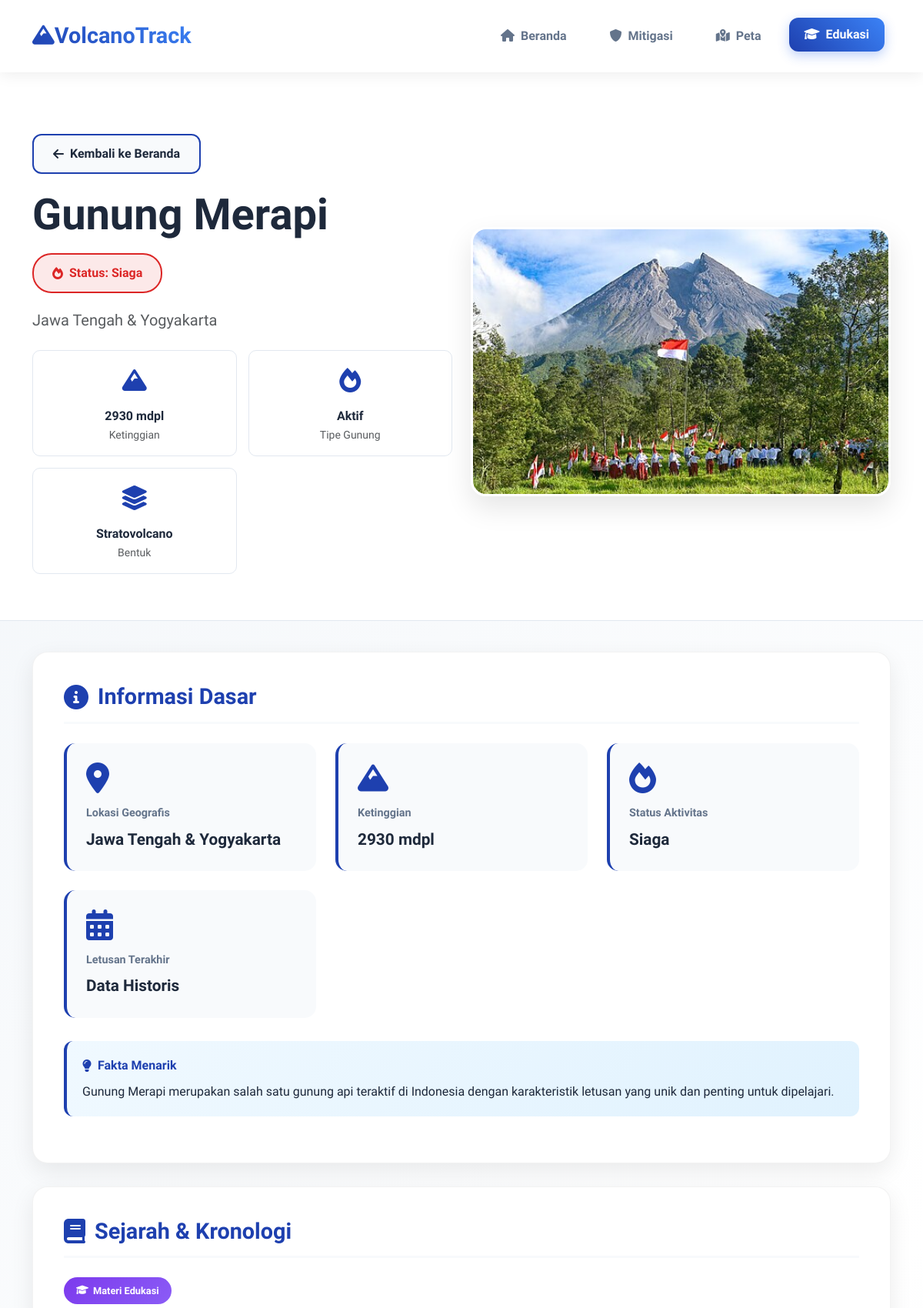
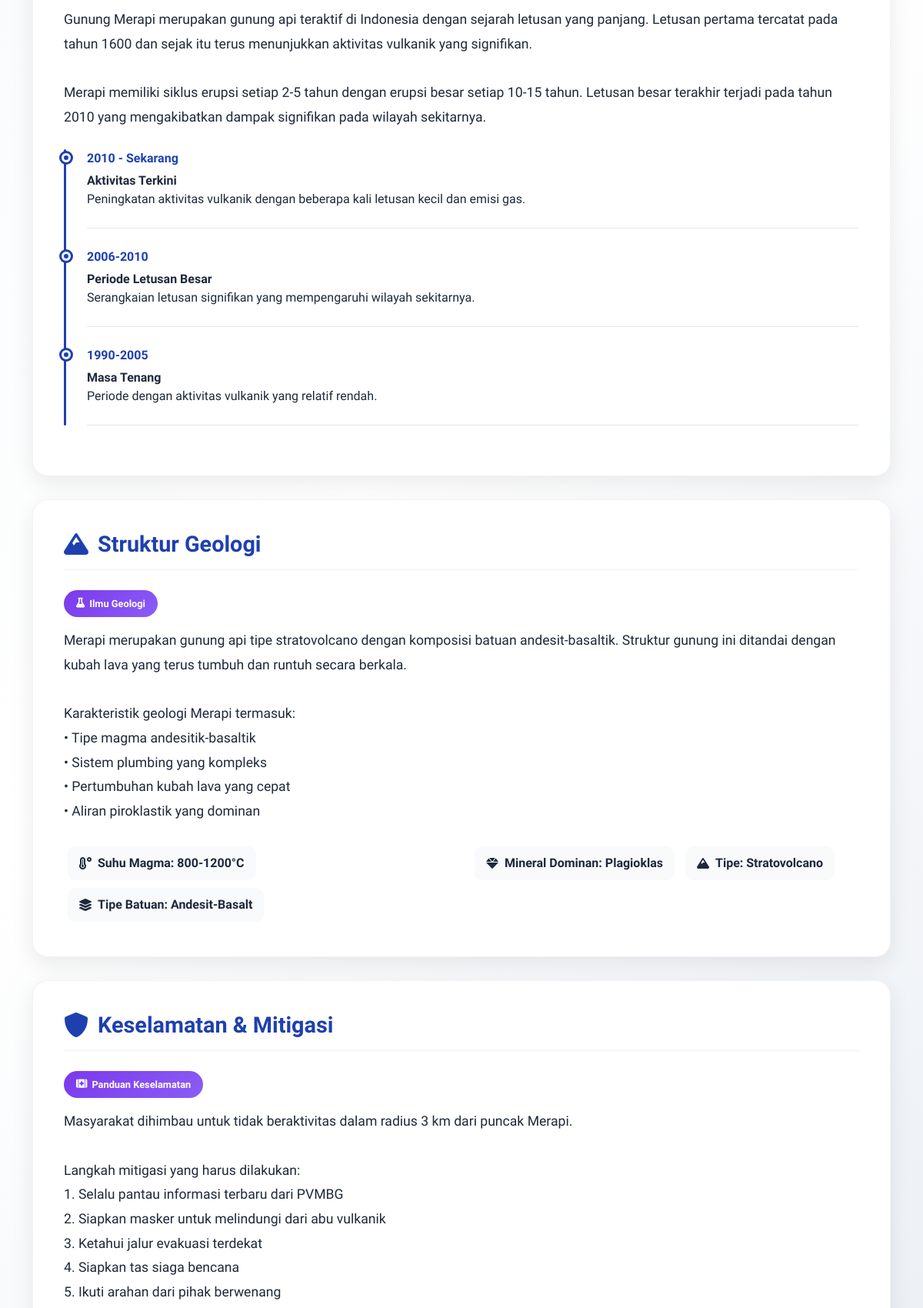
Page /detail_gunung.php?id=1 (upper part) on the committed database (2 pictures, top to bottom).
### tables this page shows
CREATE TABLE `gunung` (
  `id` int(11) NOT NULL,
  `nama_gunung` varchar(100) DEFAULT NULL,
  `lokasi` varchar(100) DEFAULT NULL,
  `ketinggian` int(11) DEFAULT NULL,
  `sejarah` text DEFAULT NULL,
  `geologi` text DEFAULT NULL,
  `status` varchar(20) DEFAULT NULL,
  `rekomendasi` text DEFAULT NULL,
  `gambar` varchar(255) DEFAULT NULL,
  `tipe_gunung` varchar(50) NOT NULL,
  `bentuk_gunung` varchar(50) NOT NULL,
  `letusan_terakhir` varchar(100) NOT NULL,
  `suhu_magma` varchar(100) NOT NULL,
  `tipe_batuan` varchar(100) NOT NULL,
  `mineral_dominan` int(100) NOT NULL,
  `update_at` timestamp NOT NULL DEFAULT current_timestamp() ON UPDATE current_timestamp(),
  `created_at` timestamp NOT NULL DEFAULT current_timestamp()
);

### detail_gunung.php (the view, shortened to what this page needs)
<?php
include 'koneksi.php';
$id = $_GET['id'] ?? null;
$query = "SELECT * FROM gunung WHERE id = ?";
$stmt = mysqli_prepare($conn, $query);
mysqli_stmt_bind_param($stmt, "i", $id);
mysqli_stmt_execute($stmt);
$result = mysqli_stmt_get_result($stmt);
$gunung = mysqli_fetch_assoc($result);
$status_icon = 'fas fa-check-circle';
if (strpos(strtolower($gunung['status']), 'waspada') !== false) {
    $status_class = 'tag-waspada';
    $status_icon = 'fas fa-exclamation-triangle';
    $status_text = 'Waspada';
    $status_color = '#d97706';
    $status_bg = 'rgba(217, 119, 6, 0.1)';
} elseif (strpos(strtolower($gunung['status']), 'siaga') !== false) {
    $status_icon = 'fas fa-fire';
}
?>
<!DOCTYPE html>
<html lang="id">
<head>
    <link href="https://cdn.jsdelivr.net/npm/bootstrap@5.3.0/dist/css/bootstrap.min.css" rel="stylesheet">
    <link href="https://cdnjs.cloudflare.com/ajax/libs/font-awesome/6.0.0/css/all.min.css" rel="stylesheet">
</head>
<body>
<nav class="navbar navbar-expand-lg">
    <div class="container">
        <a class="navbar-brand brand" href="informasi_gunung.php">
            <i class="fas fa-mountain"></i>VolcanoTrack
        </a>
        <div class="collapse navbar-collapse">
            <ul class="navbar-nav ms-auto">
                <li class="nav-item">
                    <a class="nav-link" href="informasi_gunung.php">
                        <i class="fas fa-home me-2"></i>Beranda
                    </a>
                </li>
                <li class="nav-item">
                    <a class="nav-link" href="mitigasi.php">
                        <i class="fas fa-shield-alt me-2"></i>Mitigasi
                    </a>
                </li>
                <li class="nav-item">
                    <a class="nav-link" href="#">
                        <i class="fas fa-map-marked-alt me-2"></i>Peta
                    </a>
                </li>
                <li class="nav-item">
                    <a class="nav-link active" href="#">
                        <i class="fas fa-graduation-cap me-2"></i>Edukasi
                    </a>
                </li>
            </ul>
        </div>
    </div>
</nav>
<section class="detail-hero">
    <div class="container">
        <div class="row align-items-center">
            <div class="col-lg-6">
                <a href="informasi_gunung.php" class="btn-back">
                    <i class="fas fa-arrow-left"></i>Kembali ke Beranda
                </a>
                <h1 class="display-4 fw-bold mb-3"><?php echo $gunung['nama_gunung']; ?></h1>
                <span class="status-tag">
                    <i class="<?php echo $status_icon; ?>"></i>Status: <?php echo $gunung['status']; ?>
                </span>
                <p class="lead text-muted mb-4"><?php echo $gunung['lokasi']; ?></p>
                <div class="volcano-features">
                    <div class="feature-item">
                        <div class="feature-icon">
                            <i class="fas fa-mountain"></i>
                        </div>
                        <div class="fw-bold"><?php echo $gunung['ketinggian']; ?> mdpl</div>
                        <small class="text-muted">Ketinggian</small>
                    </div>
                    <div class="feature-item">
                        <div class="feature-icon">
                            <i class="fas fa-fire"></i>
                        </div>
                        <div class="fw-bold">Aktif</div>
                        <small class="text-muted">Tipe Gunung</small>
                    </div>
                    <div class="feature-item">
                        <div class="feature-icon">
                            <i class="fas fa-layer-group"></i>
                        </div>
                        <div class="fw-bold">Stratovolcano</div>
                        <small class="text-muted">Bentuk</small>
                    </div>
                </div>
            </div>
            <div class="col-lg-6">
                <img src="image/<?php echo $gunung['gambar']; ?>" class="volcano-image" alt="<?php echo $gunung['nama_gunung']; ?>">
            </div>
        </div>
    </div>
</section>
<div class="container">
    <div class="content-section">
        <h2 class="section-title">
            <i class="fas fa-info-circle"></i>Informasi Dasar
        </h2>
        <div class="info-grid">
            <div class="info-card">
                <i class="fas fa-map-marker-alt"></i>
                <div class="info-label">Lokasi Geografis</div>
                <div class="info-value"><?php echo $gunung['lokasi']; ?></div>
            </div>
            <div class="info-card">
                <i class="fas fa-mountain"></i>
                <div class="info-label">Ketinggian</div>
                <div class="info-value"><?php echo $gunung['ketinggian']; ?> mdpl</div>
            </div>
            <div class="info-card">
                <i class="fas fa-fire"></i>
                <div class="info-label">Status Aktivitas</div>
                <div class="info-value"><?php echo $gunung['status']; ?></div>
            </div>
            <div class="info-card">
                <i class="fas fa-calendar-alt"></i>
                <div class="info-label">Letusan Terakhir</div>
                <div class="info-value">Data Historis</div>
            </div>
        </div>
        <div class="fact-box">
            <div class="fact-title">
                <i class="fas fa-lightbulb"></i>
                Fakta Menarik
            </div>
            <p class="mb-0"><?php echo $gunung['nama_gunung']; ?> merupakan salah satu gunung api teraktif di Indonesia dengan karakteristik letusan yang unik dan penting untuk dipelajari.</p>
        </div>
    </div>
    <div class="content-section">
        <h2 class="section-title">
            <i class="fas fa-book"></i>Sejarah & Kronologi
        </h2>
        <span class="edu-badge">
            <i class="fas fa-graduation-cap"></i>Materi Edukasi
        </span>
        <div class="text-content">
            <?php echo nl2br($gunung['sejarah']); ?>
        </div>
        <div class="timeline">
            <div class="timeline-item">
                <div class="timeline-date">2010 - Sekarang</div>
                <div class="fw-bold">Aktivitas Terkini</div>
                <p class="mb-0">Peningkatan aktivitas vulkanik dengan beberapa kali letusan kecil dan emisi gas.</p>
            </div>
            <div class="timeline-item">
                <div class="timeline-date">2006-2010</div>
                <div class="fw-bold">Periode Letusan Besar</div>
                <p class="mb-0">Serangkaian letusan signifikan yang mempengaruhi wilayah sekitarnya.</p>
            </div>
            <div class="timeline-item">
                <div class="timeline-date">1990-2005</div>
                <div class="fw-bold">Masa Tenang</div>
                <p class="mb-0">Periode dengan aktivitas vulkanik yang relatif rendah.</p>
            </div>
        </div>
    </div>
    <div class="content-section">
        <h2 class="section-title">
            <i class="fas fa-mountain"></i>Struktur Geologi
        </h2>
        <span class="edu-badge">
            <i class="fas fa-flask"></i>Ilmu Geologi
        </span>
        <div class="text-content">
            <?php echo nl2br($gunung['geologi']); ?>
        </div>
        <div class="row mt-4">
            <div class="col-md-6">
                <div class="stat-badge">
                    <i class="fas fa-temperature-high"></i>
                    Suhu Magma: 800-1200°C
                </div>
                <div class="stat-badge">
                    <i class="fas fa-layer-group"></i>
                    Tipe Batuan: Andesit-Basalt
                </div>
            </div>
            <div class="col-md-6">
                <div class="stat-badge">
                    <i class="fas fa-gem"></i>
                    Mineral Dominan: Plagioklas
                </div>
                <div class="stat-badge">
                    <i class="fas fa-mountain"></i>
                    Tipe: Stratovolcano
                </div>
            </div>
        </div>
    </div>
    <div class="content-section">
        <h2 class="section-title">
            <i class="fas fa-shield-alt"></i>Keselamatan & Mitigasi
        </h2>
        <span class="edu-badge">
            <i class="fas fa-first-aid"></i>Panduan Keselamatan
        </span>
        <div class="text-content">
            <?php echo nl2br($gunung['rekomendasi']); ?>
        </div>
    </div>
</div>
</body>
</html>

### rows in the picture
gunung: nama_gunung "Gunung Merapi", status "Siaga", lokasi "Jawa Tengah & Yogyakarta", ketinggian "2930", gambar (picture), sejarah "Gunung Merapi merupakan gunung api teraktif di Indonesia dengan sejarah letusan yang panjang. Letusan pertama tercatat pada tahun 1600 dan sejak itu terus menunjukkan aktivitas vulkanik yang signifikan. Merapi memiliki siklus erupsi setiap 2-5 tahun dengan erupsi besar setiap 10-15 tahun. Letusan besar terakhir terjadi pada tahun 2010 yang mengakibatkan dampak signifikan pada wilayah sekitarnya.", geologi "Merapi merupakan gunung api tipe stratovolcano dengan komposisi batuan andesit-basaltik. Struktur gunung ini ditandai dengan kubah lava yang terus tumbuh dan runtuh secara berkala. Karakteristik geologi Merapi termasuk: • Tipe magma andesitik-basaltik • Sistem plumbing yang kompleks • Pertumbuhan kubah lava yang cepat • Aliran piroklastik yang dominan", rekomendasi "Masyarakat dihimbau untuk tidak beraktivitas dalam radius 3 km dari puncak Merapi. Langkah mitigasi yang harus dilakukan: 1. Selalu pantau informasi terbaru dari PVMBG 2. Siapkan masker untuk melindungi dari abu vulkanik 3. Ketahui jalur evakuasi terdekat 4. Siapkan tas siaga bencana 5. Ikuti arahan dari pihak berwenang"
